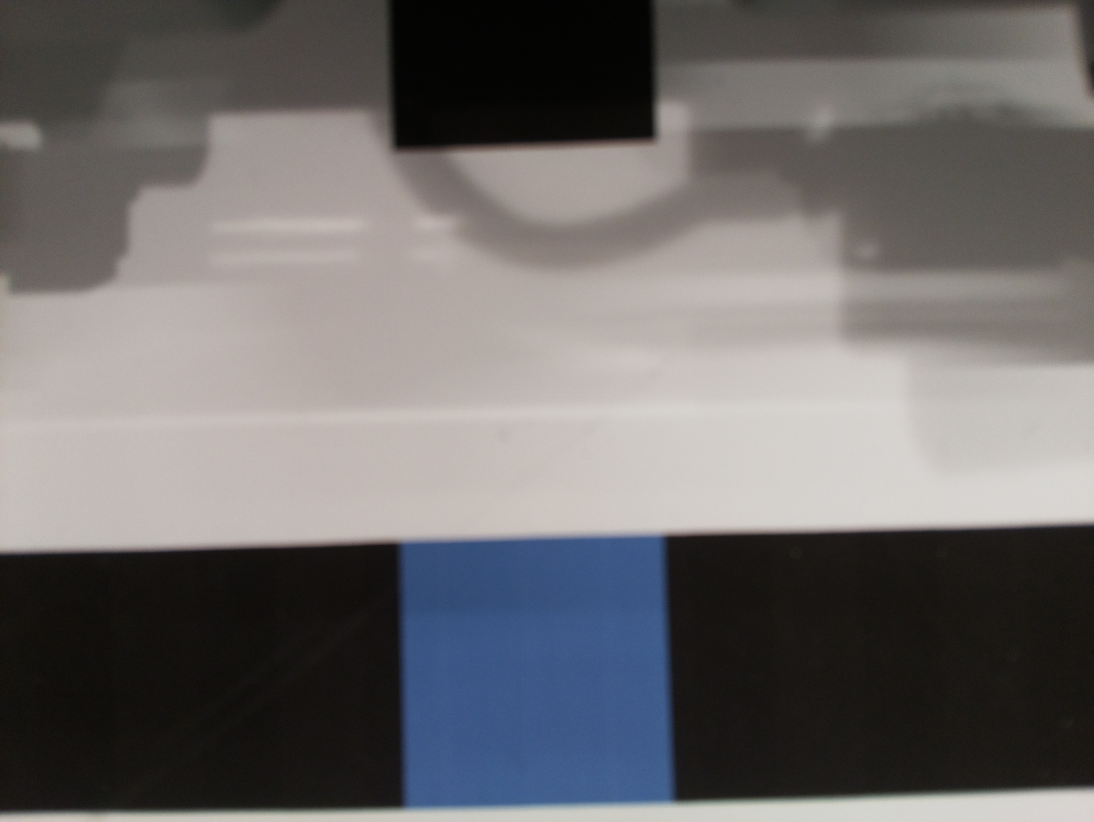
#> input picture rpi/webapp/blue.jpg, 3280 x 2464 px (shown at 1/3 size)
$ python -i line_detect.py   (imports and definitions only)   (older library calls are emulated)
#> lines starting #> are read from the running program, lines starting #| are printed output that depends on the picture; after the words box and inside, x2 and y2 are one past the last pixel; in counts of white or black regions, pixels touching at a corner belong together
#> further down, picture is the input picture: shape (2464, 3280, 3); mean B, G, R 107.7, 107.5, 109.9
# multi-color lines detect in HSV and distance between middle of robot vision and center of line.

import numpy as np
import cv2
from tcp_rpi import *


class line_detect():

    def __init__(self):
        self.width = 640
        self.height = 480
        # self.width = 1920
        # self.height = 1080
        self.image = []
        self.slice = 4


    # [10 lines of commented-out code are left out]


    def RemoveBackground_HSV_Black(self,image):
        # modify 'V' of upper to change the captured range
        hsv = cv2.cvtColor(image, cv2.COLOR_BGR2HSV)
#> hsv: shape (2464, 3280, 3); mean H, S, V 24.8, 40.9, 115.8
        lower = np.array([0,0,0])
        upper = np.array([180,255,75])
        # upper = np.array([180,255,110])

        mask = cv2.inRange(hsv, lower, upper)
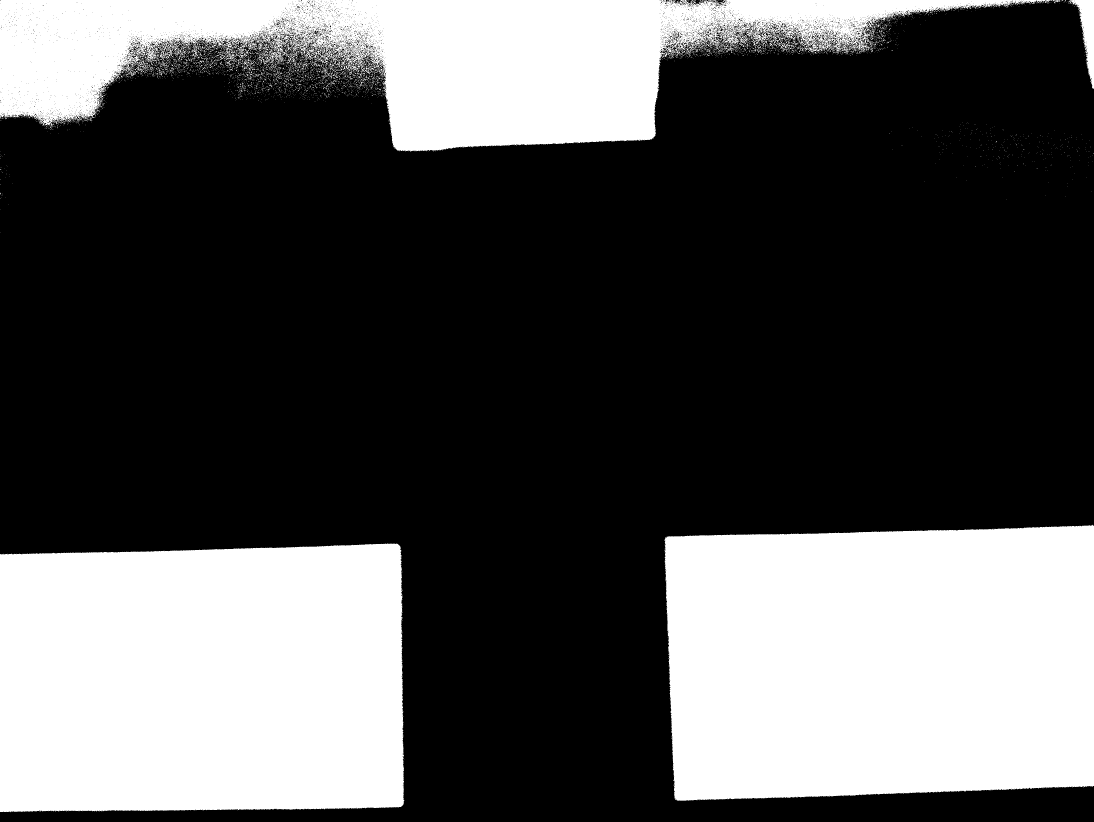
#> mask: shape (2464, 3280) (shown at 1/3 size); 32.8% white; 4272 white regions (4110 under 20 px), largest, box (x1, y1, x2, y2) and area: (1993, 1574, 3280, 2402) 1001111, (0, 1630, 1213, 2436) 942832, (0, 0, 3151, 455) 677627
        kernel = np.ones((5,5),np.uint8)
        mask = cv2.dilate(mask,kernel,iterations=5)
#> mask: shape (2464, 3280); 36.7% white; 26 white regions, largest, box (x1, y1, x2, y2) and area: (1983, 1564, 3280, 2412) 1038292, (0, 1620, 1223, 2448) 978744, (0, 0, 3280, 465) 888158
        mask = cv2.erode(mask,kernel,iterations=4)
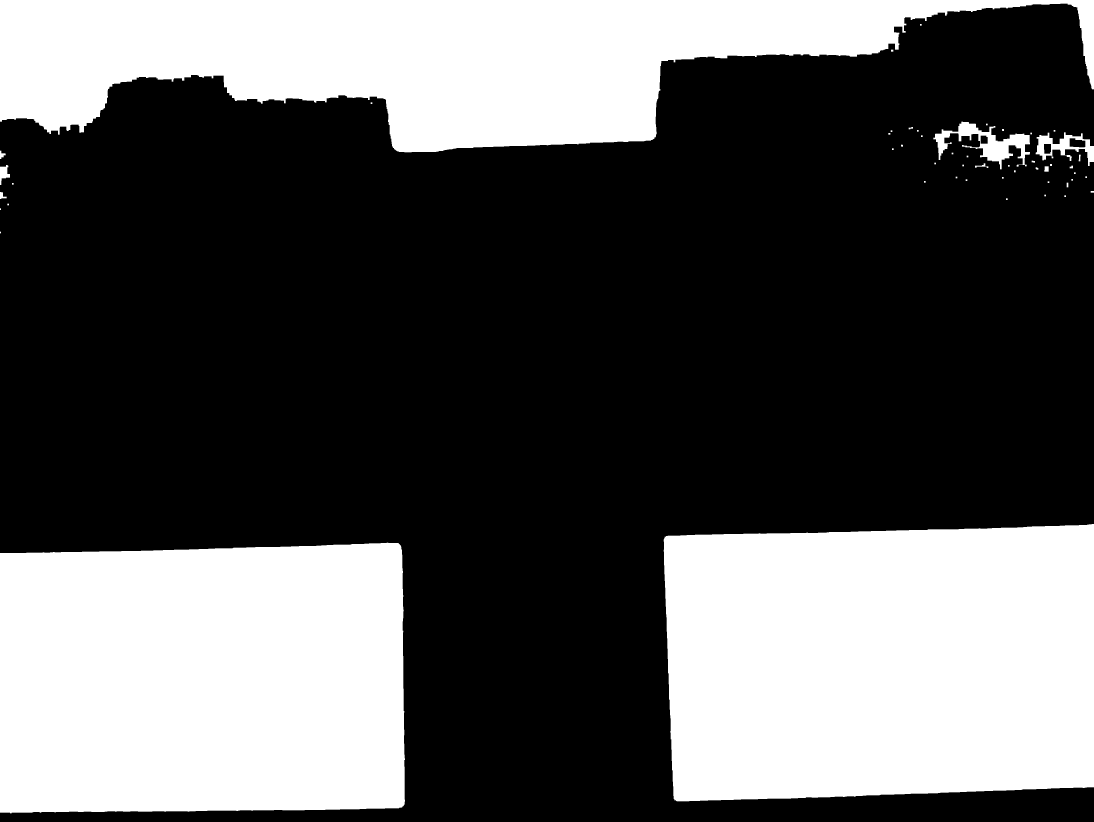
#> mask: shape (2464, 3280) (shown at 1/3 size); 35% white; 52 white regions (2 under 20 px), largest, box (x1, y1, x2, y2) and area: (1991, 1572, 3280, 2404) 1010404, (0, 1628, 1215, 2440) 952016, (0, 0, 3280, 457) 846689
        image = cv2.bitwise_and(image,image, mask=mask)
        image = cv2.bitwise_not(image,image, mask=mask)
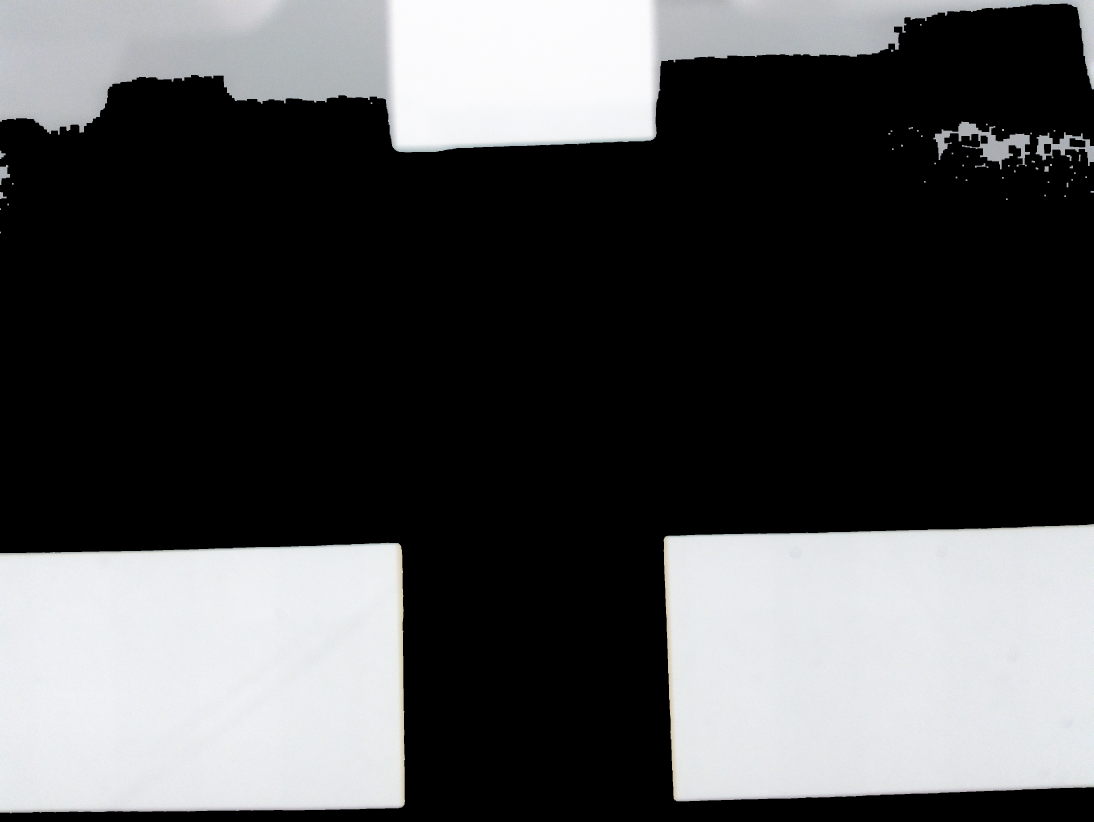
#> image: shape (2464, 3280, 3) (shown at 1/3 size); mean B, G, R 80.2, 79.3, 78.5
        image = (255 - image)
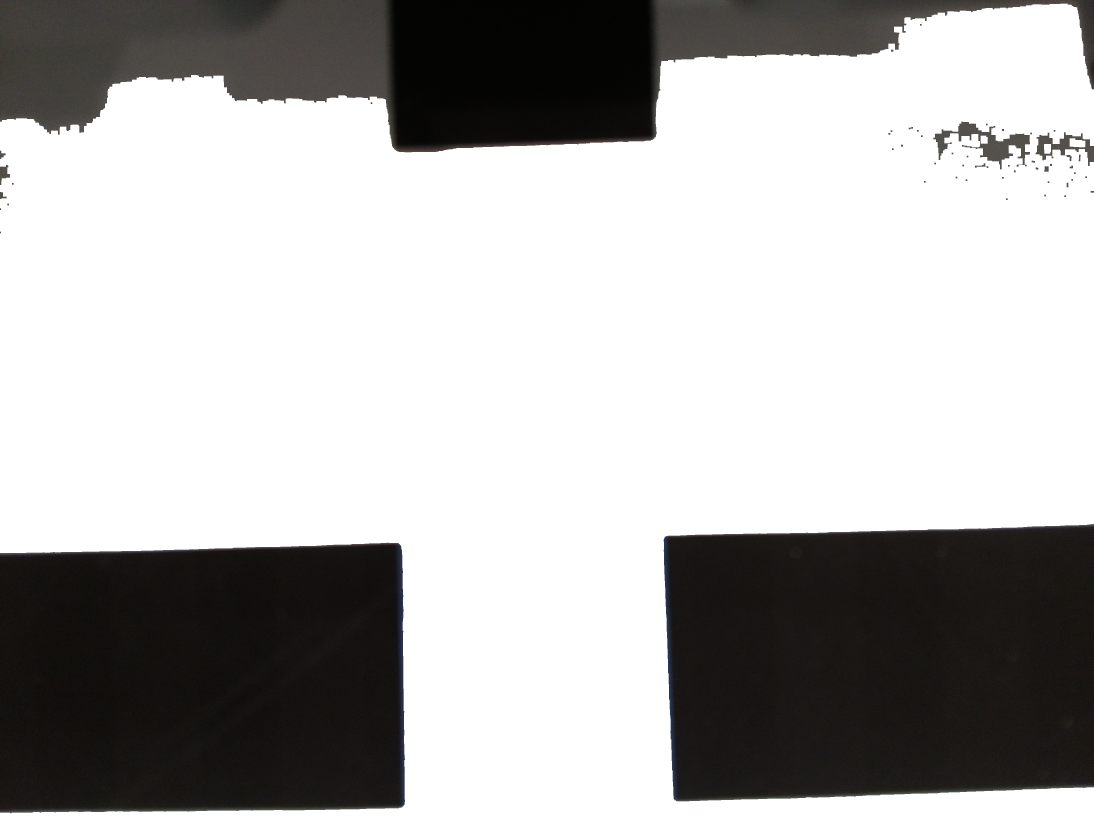
#> image: shape (2464, 3280, 3) (shown at 1/3 size); mean B, G, R 174.8, 175.7, 176.5
        return image


    # [317 lines left out: functions RemoveBackground_HSV_Blue, RemoveBackground_HSV_Red, RemoveBackground_HSV_Green, RemoveBackground_HSV_Yellow, RemoveBackground_HSV_Purple, transfer and 11 more, not called in this run]


# [51 lines not run here, left out]

>>> import cv2
>>> picture = cv2.imread('../webapp/blue.jpg')
>>> result = line_detect().RemoveBackground_HSV_Black(picture)

$ run again, on rpi/webapp/curve.jpg
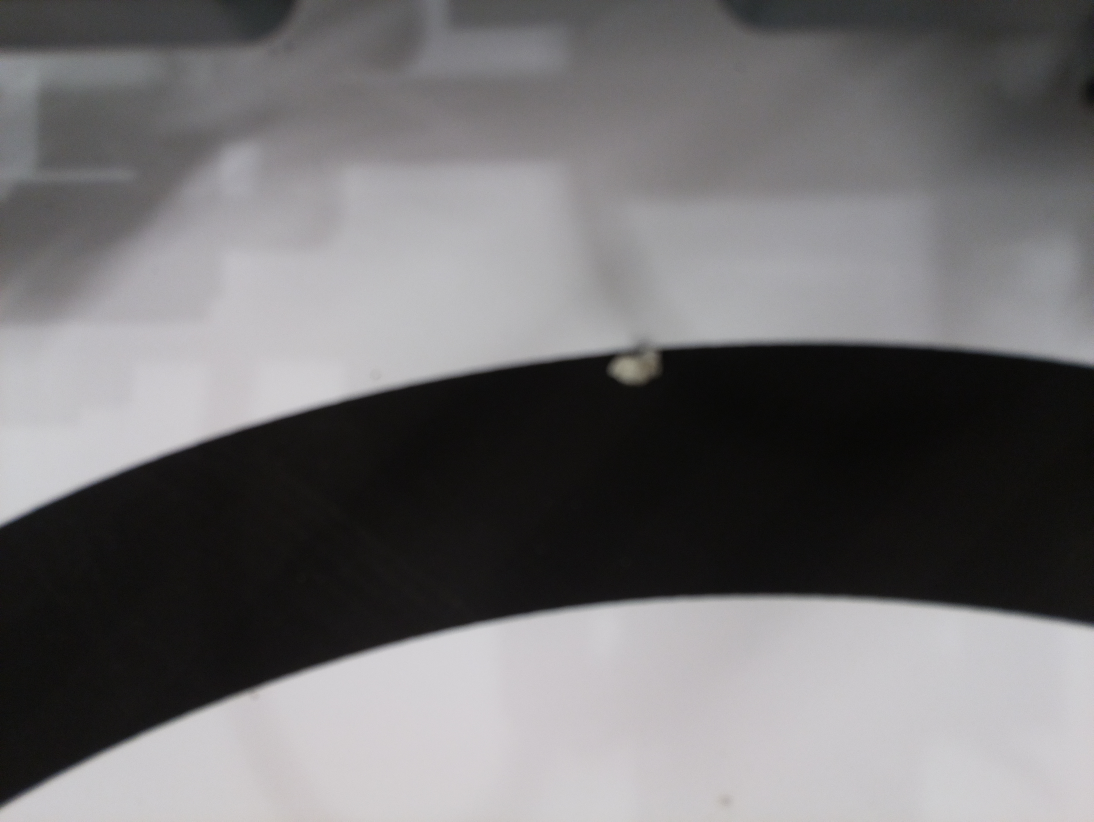
#> input picture rpi/webapp/curve.jpg, 3280 x 2464 px (shown at 1/3 size)
#> picture is the input picture: shape (2464, 3280, 3); mean B, G, R 113, 111.6, 113.1
#> hsv: shape (2464, 3280, 3); mean H, S, V 106.2, 13.2, 114
#> in RemoveBackground_HSV_Black, `mask = cv2.inRange(hsv, lower, upper)`:
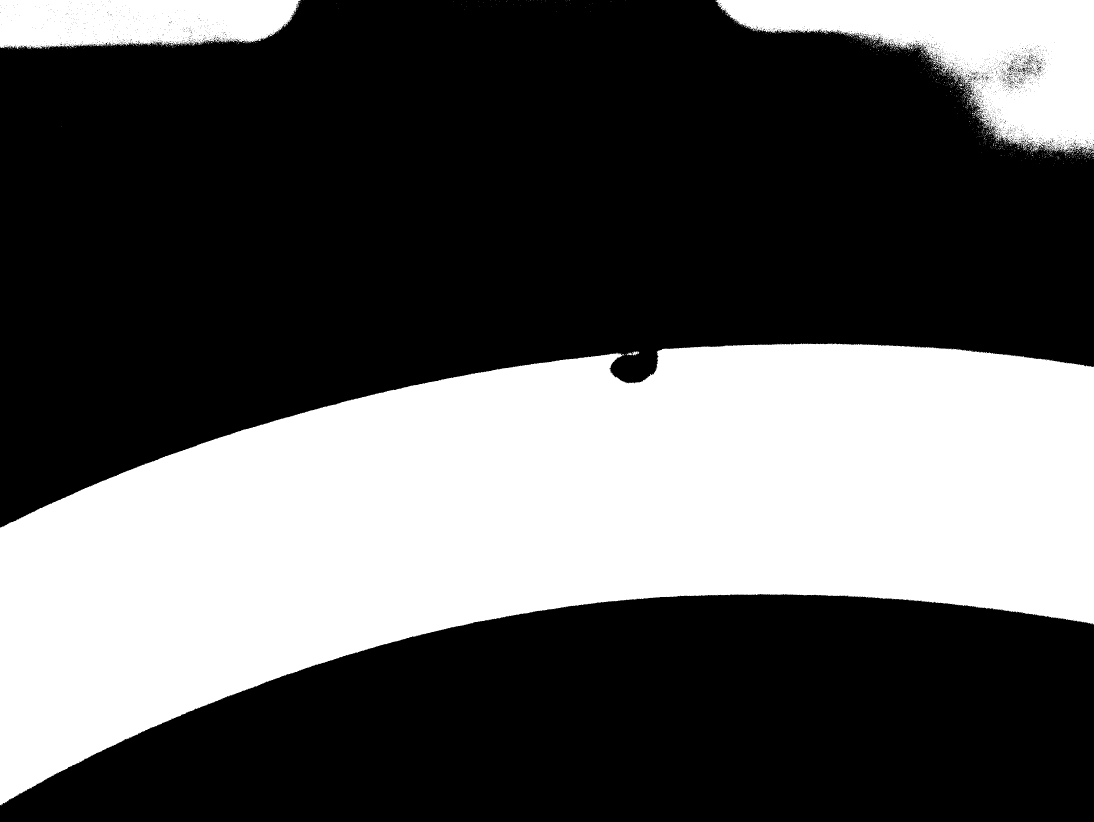
#> mask: shape (2464, 3280) (shown at 1/3 size); 35.4% white; 1194 white regions (1170 under 20 px), largest, box (x1, y1, x2, y2) and area: (0, 1030, 3280, 2416) 2504721, (2147, 0, 3280, 461) 238843, (0, 0, 902, 147) 112362
#> in RemoveBackground_HSV_Black, `image = (255 - image)`:
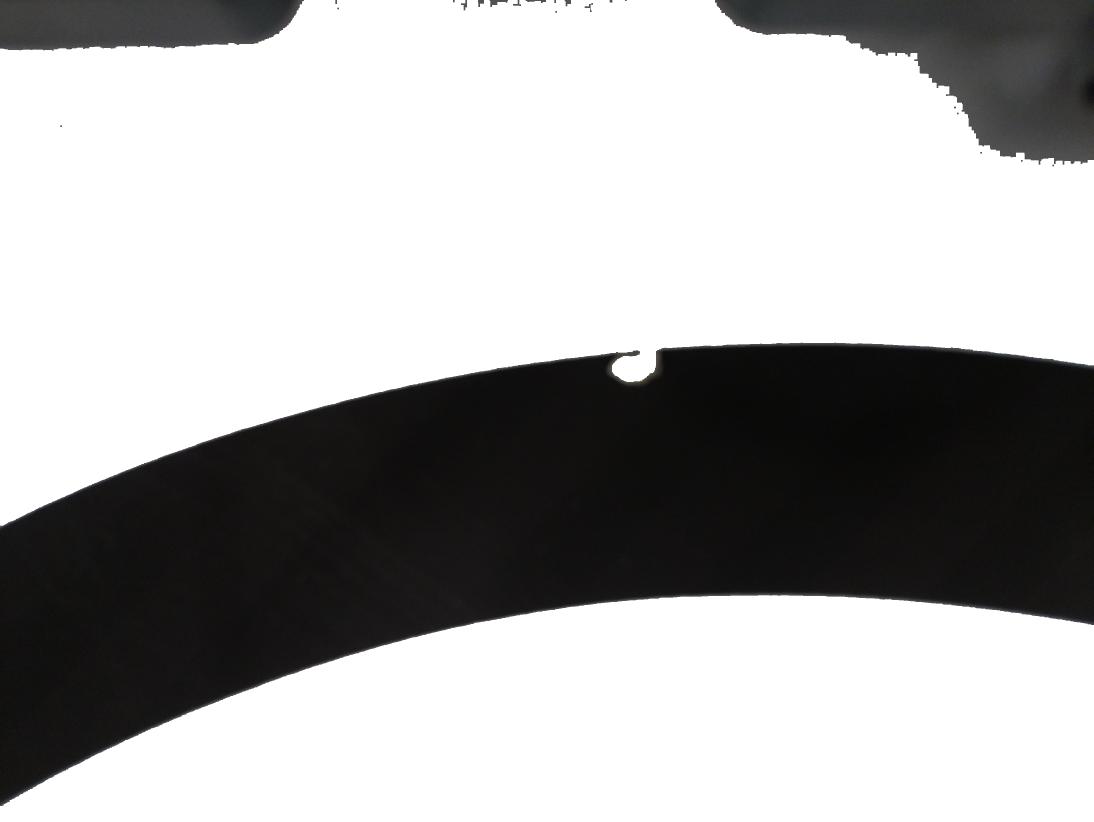
#> image: shape (2464, 3280, 3) (shown at 1/3 size); mean B, G, R 171.1, 171.2, 171.5
